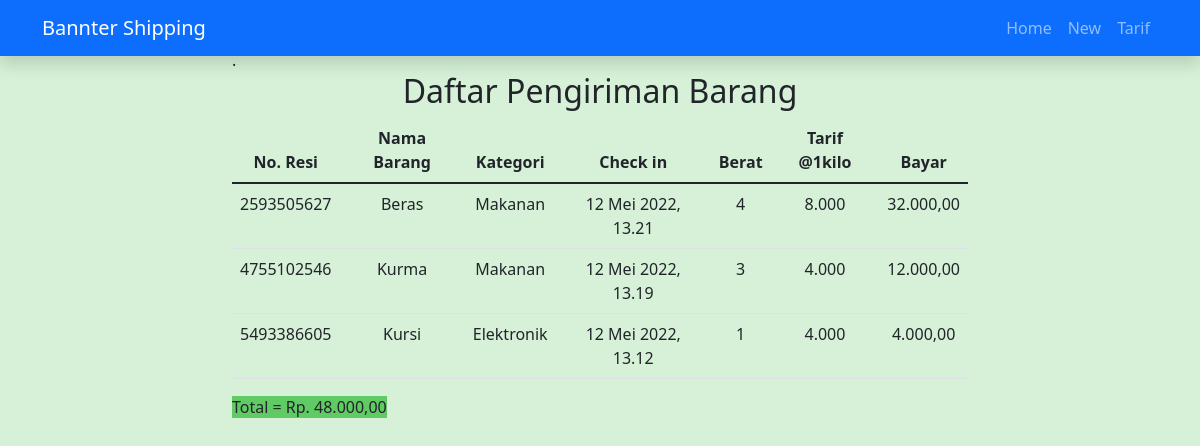
The page / on the database its author committed.
### shipping/models.py (models this page shows)
class Shipping(models.Model):
    resi = models.CharField(
        max_length=10,
        editable=False,
        unique=True,
        default=create_new_ref_number
    )
    nama_barang = models.CharField(max_length=255)
    kategori = models.CharField(max_length=255)
    nama_pengirim = models.CharField(max_length=255)
    alamat_pengirim = models.TextField()
    nama_tujuan = models.CharField(max_length=255)
    alamat_tujuan = models.TextField()
    created_at = models.DateTimeField(auto_now_add=True)
    berat = models.IntegerField()
    tarif_per_kilo = models.IntegerField()
    def tarif(self):
        return self.berat * self.tarif_per_kilo
    class Meta:
        verbose_name_plural = 'Shipping'

### shipping/views.py (the view)
# urls.py: path('', views.home, name='home'),
def home(request):
    shipping = Shipping.objects.all().order_by('-id')
    return render(request, 'shipping/home.html', {'shipping': shipping})

### templates/shipping/home.html
{% extends './base.html' %}
{% block contents %}
<div class="container mt-5">
    <div class="row justify-content-center" mt-4>
        <div class="col-md-8">.
            <h2 class="text-center">Daftar Pengiriman Barang</h2>
            <table class="table text-center">
                <thead class="">
                  <tr>
                    <th scope="col">No. Resi</th>
                    <th scope="col">Nama Barang</th>
                    <th scope="col">Kategori</th>
                    <th scope="col">Check in</th>
                    <th scope="col">Berat</th>
                    <th scope="col">Tarif @1kilo</th>
                    <th scope="col">Bayar</th>
                  </tr>
                </thead>
                <tbody>
                      {% load humanize %}
                      {% for s in shipping %}
                        <tr>
                        <td>{{s.resi}}</td>
                        <td>{{s.nama_barang}}</td>
                        <td>{{s.kategori}}</td>
                        <td>{{s.created_at}}</td>
                        <td>{{s.berat}}</td>
                        <td>{{s.tarif_per_kilo|intcomma}}</td>
                        <td class="price">{{s.tarif|intcomma}},00</td>
                        </tr>
                      {% endfor %}
                </tbody>
              </table>
              <span id="hasil"></span>
        </div>
    </div>
</div>
{% endblock contents %}

### templates/shipping/base.html (shortened to what this page needs)
{% load static %}
<!doctype html>
<html lang="en">
  <head>
    <link href="https://cdn.jsdelivr.net/npm/bootstrap@5.1.3/dist/css/bootstrap.min.css" rel="stylesheet">
    <link rel="stylesheet" href="https://cdn.jsdelivr.net/npm/bootstrap-icons@1.8.1/font/bootstrap-icons.css">
    <link rel="stylesheet" type="text/css" href="{% static 'shipping/style.css' %}" />
  </head>
  <body>
    <nav
      class="navbar navbar-expand-lg navbar-dark bg-primary shadow fixed-top"
    >
      <div class="container">
        <a class="navbar-brand" href="{% url 'home' %}">Bannter Shipping</a>
        <div class="collapse navbar-collapse" id="navbarNav">
          <ul class="navbar-nav ms-auto">
            <li class="nav-item">
              <a class="nav-link " aria-current="page" href="{% url 'home' %}">Home</a>
            </li>
            <li class="nav-item">
              <a class="nav-link" href="{% url 'create' %}">New</a>
            </li>
            <li class="nav-item">
              <a class="nav-link" href="{% url 'tarif' %}">Tarif</a>
            </li>
          </ul>
        </div>
      </div>
    </nav>
    {% block contents %}{% endblock contents %}
  </body>
</html>

### shipping/static/shipping/style.css (style rules this page uses)
body { background-color: rgb(214, 241, 215); }
.row span { background-color: rgb(96, 202, 100); }

### rows shown on the page
Shipping: resi "2593505627", nama_barang "Beras", kategori "Makanan", created_at "12 Mei 2022, 13.21", berat "4", tarif_per_kilo "8.000", tarif "32.000"
Shipping: resi "4755102546", nama_barang "Kurma", kategori "Makanan", created_at "12 Mei 2022, 13.19", berat "3", tarif_per_kilo "4.000", tarif "12.000"
Shipping: resi "5493386605", nama_barang "Kursi", kategori "Elektronik", created_at "12 Mei 2022, 13.12", berat "1", tarif_per_kilo "4.000", tarif "4.000"
